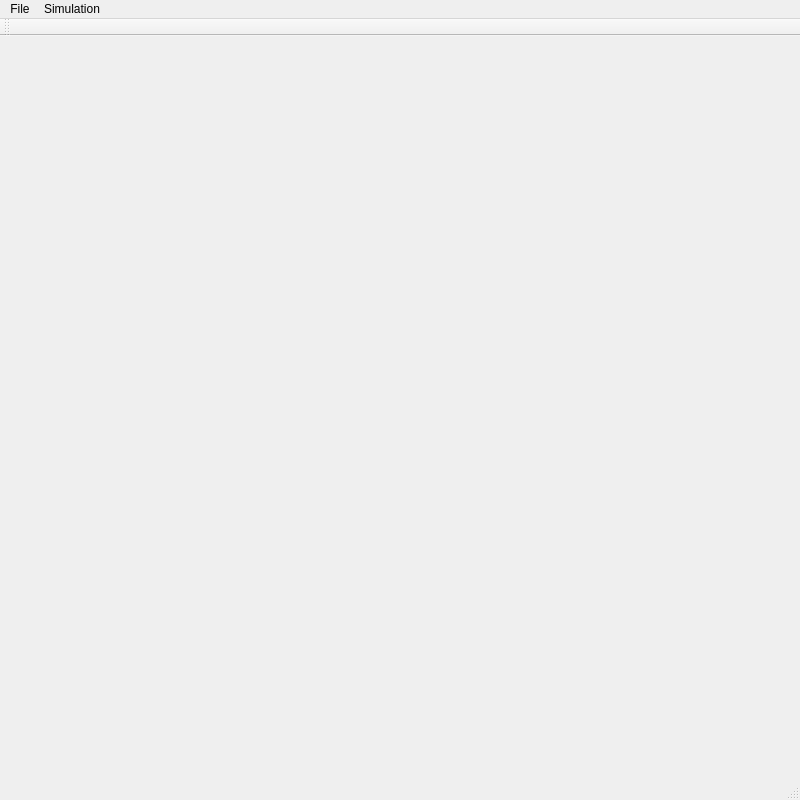
<?xml version="1.0" encoding="UTF-8"?>
<ui version="4.0">
 <class>MainWindowClass</class>
 <widget class="QMainWindow" name="MainWindowClass">
  <property name="geometry">
   <rect>
    <x>0</x>
    <y>0</y>
    <width>800</width>
    <height>800</height>
   </rect>
  </property>
  <property name="windowTitle">
   <string>Kinematic Simulation</string>
  </property>
  <widget class="QWidget" name="centralWidget"/>
  <widget class="QMenuBar" name="menuBar">
   <property name="geometry">
    <rect>
     <x>0</x>
     <y>0</y>
     <width>800</width>
     <height>21</height>
    </rect>
   </property>
   <widget class="QMenu" name="menuFile">
    <property name="title">
     <string>File</string>
    </property>
    <addaction name="actionOpen"/>
    <addaction name="actionSave"/>
    <addaction name="separator"/>
    <addaction name="actionExit"/>
   </widget>
   <widget class="QMenu" name="menuSimulation">
    <property name="title">
     <string>Simulation</string>
    </property>
    <addaction name="actionSimulationStart"/>
    <addaction name="actionSimulationStop"/>
   </widget>
   <addaction name="menuFile"/>
   <addaction name="menuSimulation"/>
  </widget>
  <widget class="QToolBar" name="mainToolBar">
   <attribute name="toolBarArea">
    <enum>TopToolBarArea</enum>
   </attribute>
   <attribute name="toolBarBreak">
    <bool>false</bool>
   </attribute>
  </widget>
  <widget class="QStatusBar" name="statusBar"/>
  <action name="actionExit">
   <property name="text">
    <string>Exit</string>
   </property>
  </action>
  <action name="actionSimulationStart">
   <property name="text">
    <string>Start</string>
   </property>
  </action>
  <action name="actionSimulationStop">
   <property name="text">
    <string>Stop</string>
   </property>
  </action>
  <action name="actionNew">
   <property name="text">
    <string>New</string>
   </property>
  </action>
  <action name="actionOpen">
   <property name="text">
    <string>Open</string>
   </property>
  </action>
  <action name="actionSave">
   <property name="text">
    <string>Save</string>
   </property>
  </action>
 </widget>
 <layoutdefault spacing="6" margin="11"/>
 <resources>
  <include location="MainWindow.qrc"/>
 </resources>
 <connections/>
</ui>
